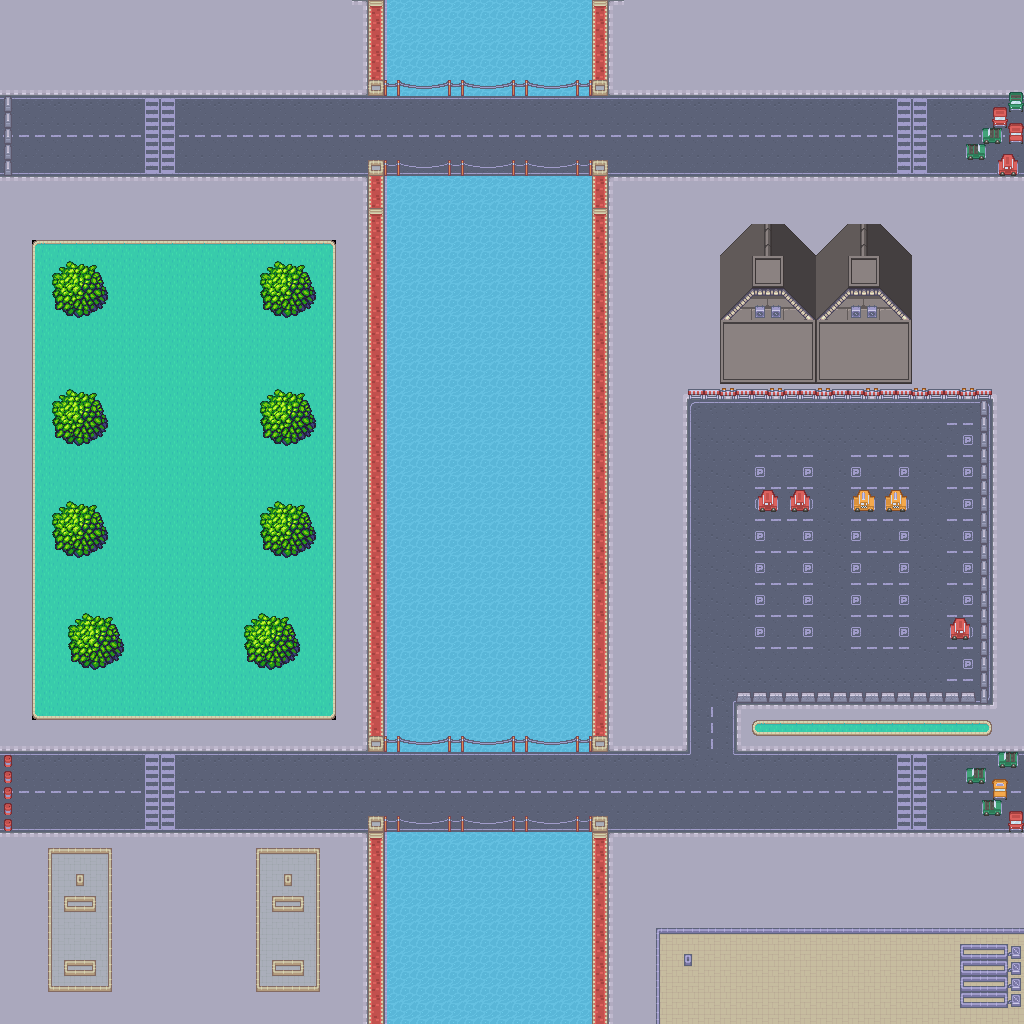

Below is a game level as drawn by its tile map, then a one-line description and the .tmx that defines it (tile-layer data replaced by summaries):
An orthogonal 64x64 tile map with 16x16 px tiles, 2 tile layers (Background, Foreground), 1 hidden layer not drawn, 5 tilesets and 39 objects (8x Tree, 2x Wall6, PlayerSpawn, EnemySpawn1, EnemySpawn2, ...).

<map version="1.2" tiledversion="1.2.1" orientation="orthogonal" renderorder="right-down" width="64" height="64" tilewidth="16" tileheight="16" infinite="0" nextlayerid="6" nextobjectid="54">
 <properties>
  <property name="levelName" value="Town" />
 </properties>
 <tileset firstgid="1" source="dungeon tileset calciumtrice.tsx" />
 <tileset firstgid="1051" source="Sidewalk_dark.tsx" />
 <tileset firstgid="1115" source="wood_tileset_3.tsx" />
 <tileset firstgid="2139" source="build_atlas.tsx" />
 <tileset firstgid="6235" name="tilemap_packed" tilewidth="16" tileheight="16" tilecount="486" columns="27">
  <image source="tilemap_packed.png" trans="ff00ff" width="432" height="288" />
 </tileset>
 <layer id="1" name="Background" width="64" height="64">
  <data>[4096 cells, 4096 non-empty, 119 distinct tile ids]</data>
 </layer>
 <layer id="2" name="Foreground" width="64" height="64">
  <data>[4096 cells, 338 non-empty, 67 distinct tile ids]</data>
 </layer>
 <layer id="5" name="Path" width="64" height="64" visible="0">
  <data>[4096 cells, 2747 non-empty, 1 distinct tile ids]</data>
 </layer>
 <objectgroup id="3" name="Spawns">
  <object id="1" name="PlayerSpawn" x="684.5" y="340.75">
   <properties>
    <property name="type" value="player" />
   </properties>
   <point />
  </object>
  <object id="2" name="EnemySpawn1" x="831.5" y="549.417">
   <properties>
    <property name="type" value="zombie" />
   </properties>
   <point />
  </object>
  <object id="3" name="EnemySpawn2" x="187.667" y="375">
   <properties>
    <property name="type" value="zombie" />
   </properties>
   <point />
  </object>
  <object id="4" name="EnemySpawn3" x="183.667" y="928.667">
   <properties>
    <property name="type" value="zombie" />
   </properties>
   <point />
  </object>
 </objectgroup>
 <objectgroup id="4" name="Walls">
  <object id="5" name="Wall1" x="-6.33333" y="753.084" width="20.5833" height="79.8334" />
  <object id="6" name="Wall2" x="368.333" y="-0.6667" width="238" height="96" />
  <object id="7" name="Wall3" x="720.833" y="256.083" width="192.667" height="127" />
  <object id="8" name="Wall4" x="852" y="496.25" width="56.5" height="14.5" />
  <object id="9" name="Wall5" x="758.333" y="496" width="51.5833" height="16" />
  <object id="10" name="Wall6" x="736.208" y="695.417" width="253.667" height="7.25" />
  <object id="11" name="Wall7" x="687.932" y="382.538" width="304.083" height="16.6667" />
  <object id="12" name="Wall8" x="368" y="830.333" width="239.333" height="193.333" />
  <object id="13" name="Wall9" x="368.333" y="175.167" width="238.667" height="576.333" />
  <object id="14" name="Wall10" x="-0.25" y="1025.5">
   <polyline points="0,0 0,-1034.5" />
  </object>
  <object id="15" name="Wall11" x="0.188406" y="-0.0181159">
   <polyline points="0,0 1024,0" />
  </object>
  <object id="16" name="Wall12" x="1023.99" y="-70.2899">
   <polyline points="0,0 0,1110.5" />
  </object>
  <object id="17" name="Wall13" x="-39.6667" y="1023.67">
   <polyline points="0,0 1094.67,0" />
  </object>
  <object id="24" name="Tree" x="258.667" y="499.5" width="55" height="61">
   <ellipse />
  </object>
  <object id="26" name="Tree" x="258.167" y="387.5" width="55" height="61">
   <ellipse />
  </object>
  <object id="27" name="Tree" x="257.167" y="258.5" width="55" height="61">
   <ellipse />
  </object>
  <object id="28" name="Tree" x="65.1667" y="609.5" width="55" height="61">
   <ellipse />
  </object>
  <object id="29" name="Tree" x="241.167" y="610.5" width="55" height="61">
   <ellipse />
  </object>
  <object id="30" name="Tree" x="50.1667" y="498.5" width="55" height="61">
   <ellipse />
  </object>
  <object id="31" name="Tree" x="48" y="384" width="55" height="61">
   <ellipse />
  </object>
  <object id="32" name="Tree" x="48" y="256" width="55" height="61">
   <ellipse />
  </object>
  <object id="39" name="car collision 3" x="993" y="751.25" width="31" height="64.75" />
  <object id="40" name="Car collison 1" x="966.5" y="767.25" width="28.75" height="16.25" />
  <object id="41" name="car collision 4" x="1009.25" y="813.5" width="15.5" height="19.25" />
  <object id="42" name="car collision 2" x="982" y="799.25" width="25.75" height="16" />
  <object id="43" name="Building 2" x="256.25" y="847.833" width="63.3333" height="143.833" />
  <object id="45" name="Building 1" x="47.3333" y="848.333" width="64.8333" height="143.708" />
  <object id="46" name="Car Collision 6" x="1008.27" y="92" width="18.0455" height="85.0455" />
  <object id="47" name="Car Collision 7" x="992.364" y="106.909" width="17.6364" height="37.0909" />
  <object id="48" name="Call Collision 8" x="981.167" y="128.167" width="32.3333" height="48.3333" />
  <object id="49" name="Car Collision 5" x="965.875" y="143.875" width="25.875" height="16" />
  <object id="50" name="wall 20" x="-17.5455" y="95.1818" width="30" height="81.1818" />
  <object id="51" name="Building 3" x="654.667" y="928" width="380.667" height="96.6667" />
  <object id="52" x="979" y="399.75" width="10.5" height="304" />
  <object id="53" name="Wall6" x="941.75" y="622" width="21.5" height="18" />
 </objectgroup>
</map>
